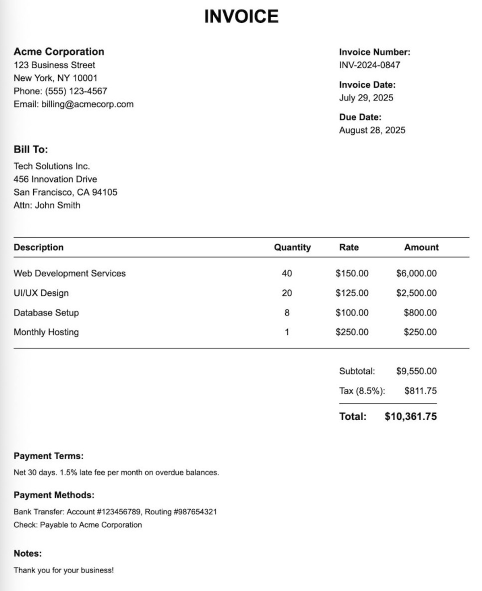
#> input picture invoice_extractor/src/invoice_extractor/assets/invoice1.jpg, 963 x 1181 px (shown at 1/2 size)
$ python -i engine.py   (imports and definitions only)
#> lines starting #> are read from the running program, lines starting #| are printed output that depends on the picture
#> further down, picture is the input picture: shape (1181, 963, 3); min 0, max 255, mean 247.3
"""OpenCV preprocessing engine — pure functions on BGR arrays.

Pipeline (fixed, in this order):
  1. downscale — cap the long edge at 2048 px (photos in, model budget out)
  2. shadow removal — divide by a heavy Gaussian (same scale, so the page
     becomes locally neutral white; dark corners on phone shots stop eating
     contrast)
  3. CLAHE — bounded contrast enhancement on the LAB lightness channel
     (clipLimit/tileGridSize are the agent's two main knobs)
  4. unsharp-mask sharpen — optional; amplifies sensor noise, so it's off by
     default and capped at 0.8
  5. deskew — rotate the dominant sheet back to axis-aligned for small
     angles only; a large rotation means the photo is sideways, which the
     model handles fine on its own

The engine never touches the disk and never raises on "weird but decodable"
images; it raises ``ValueError`` on undecodable input. Callers (tools layer)
own all file I/O.
"""

from __future__ import annotations

import os

import cv2
import numpy as np

from .config import PreprocessConfig

#: Long edge above which the image is downscaled before anything else.
MAX_LONG_EDGE = 2048

#: Deskew only corrects small tilts; anything larger is an orientation
#: problem the OCR model is better off solving by itself.
_DESKEW_MAX_DEG = 10.0


# [70 lines left out: functions load_image, encode_image, _downscale, _remove_shadow, _clahe, _sharpen, not called in this run]


def _deskew(img: np.ndarray) -> np.ndarray:
    """Rotate the dominant sheet back to axis-aligned, for small angles only."""
    h, w = img.shape[:2]
#> h = 1181; w = 963
    gray = cv2.cvtColor(img, cv2.COLOR_BGR2GRAY)
    mask = (gray > 200).astype(np.uint8)  # "not paper" = dark pixels
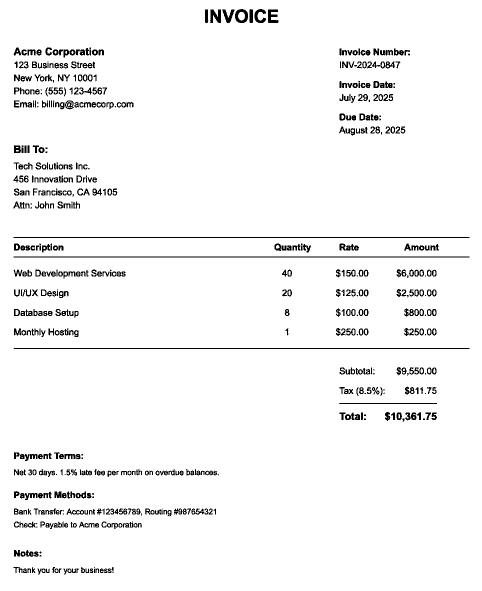
#> mask: shape (1181, 963) (shown at 1/2 size); values 0 (black) and 1 (white), 96.1% white; black in thin lines or dots
    if mask.sum() < max(64, mask.size // 500):
        return img  # nothing with a shape to measure
    # Largest connected cluster of dark pixels ≈ the sheet/region of interest,
    # robust to a few scattered dark corners.
    _, labels, stats, _ = cv2.connectedComponentsWithStats(mask, connectivity=8)
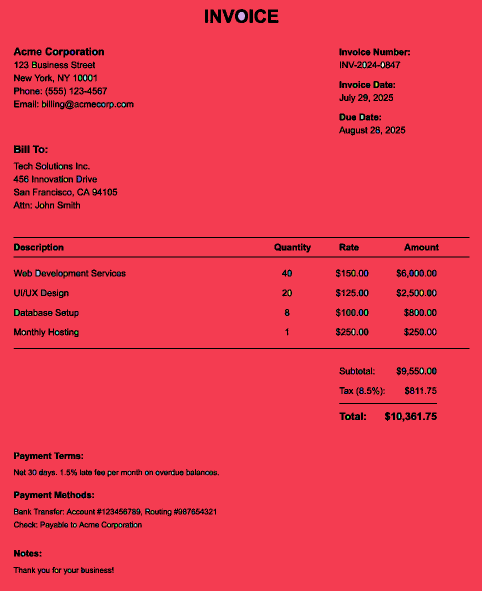
#> labels: shape (1181, 963) int32 (shown at 1/2 size); 328 distinct labels, from 0 to 327; one colour per label, 0 black
#> stats = 328 rows, first 6: [27, 18, 912, 1131, 44692], [0, 0, 963, 1181, 1088018], [476, 24, 14, 17, 188], [33, 100, 3, 4, 7], [77, 102, 3, 2, 6], [109, 102, 4, 6, 19]
    if labels.size <= 1:
        return img
    # stats rows: [x, y, w, h, area]; index 0 is background.
    areas = stats[1:, cv2.CC_STAT_AREA]
#> areas = 327 values, max 1088018 at index 0, min 1 at index 59, mean 3341.3
    best = int(np.argmax(areas)) + 1
#> best = 1
    x, y, rw, rh = stats[best, cv2.CC_STAT_LEFT], stats[best, cv2.CC_STAT_TOP], \
        stats[best, cv2.CC_STAT_WIDTH], stats[best, cv2.CC_STAT_HEIGHT]
#> x = 0; y = 0; rw = 963; rh = 1181
    if rw * rh < 0.02 * w * h:
        return img  # too small a cluster to trust as "the sheet"
    # minAreaRect wants a float32 array of (x, y) points, not a mask image.
    ys, xs = np.where(_crop_mask(mask, x, y, rw, rh) > 0)
    rect = cv2.minAreaRect(np.column_stack((xs, ys)).astype(np.float32))
#> rect = ((481, 590), (1180, 962), -90)
    angle = _rect_angle(rect)
    if not angle:
        return img
    center = (w / 2.0, h / 2.0)
    m = cv2.getRotationMatrix2D(center, angle, 1.0)
    return cv2.warpAffine(img, m, (w, h), flags=cv2.INTER_LINEAR, borderMode=cv2.BORDER_REPLICATE)


def _crop_mask(full: np.ndarray, x: int, y: int, rw: int, rh: int) -> np.ndarray:
    return full[y : y + rh, x : x + rw]


def _rect_angle(rect) -> float | None:
    """Rotation to re-align the box, or None when it's already aligned / sideways.

    OpenCV reports the angle of the *width* edge; the other edge is a quarter
    turn away, so any rotation deg + 90k re-aligns the rectangle. Take the
    smallest such value — it undoes the tilt without swapping which way the
    sheet's long axis points.
    """
#> called with rect = ((481, 590), (1180, 962), -90)
    (cx, cy), (rw, rh), deg = rect
#> cx = 481; cy = 590; rw = 1180; rh = 962; deg = -90
    if min(rw, rh) < 8:
        return None
    tilt = deg % 90.0
#> tilt = 0
    if tilt > 45.0:
        tilt -= 90.0
    if abs(tilt) < 0.25:
        return None  # below measurement noise; rotating would only add artifacts
    if abs(tilt) > _DESKEW_MAX_DEG:
        return None  # sideways photo; the OCR model handles that better than us
    return tilt


# --- public pipeline ----------------------------------------------------------


# [10 lines left out: function process, not called in this run]

>>> import cv2
>>> picture = cv2.imread('../assets/invoice1.jpg')
>>> result = _deskew(picture)
